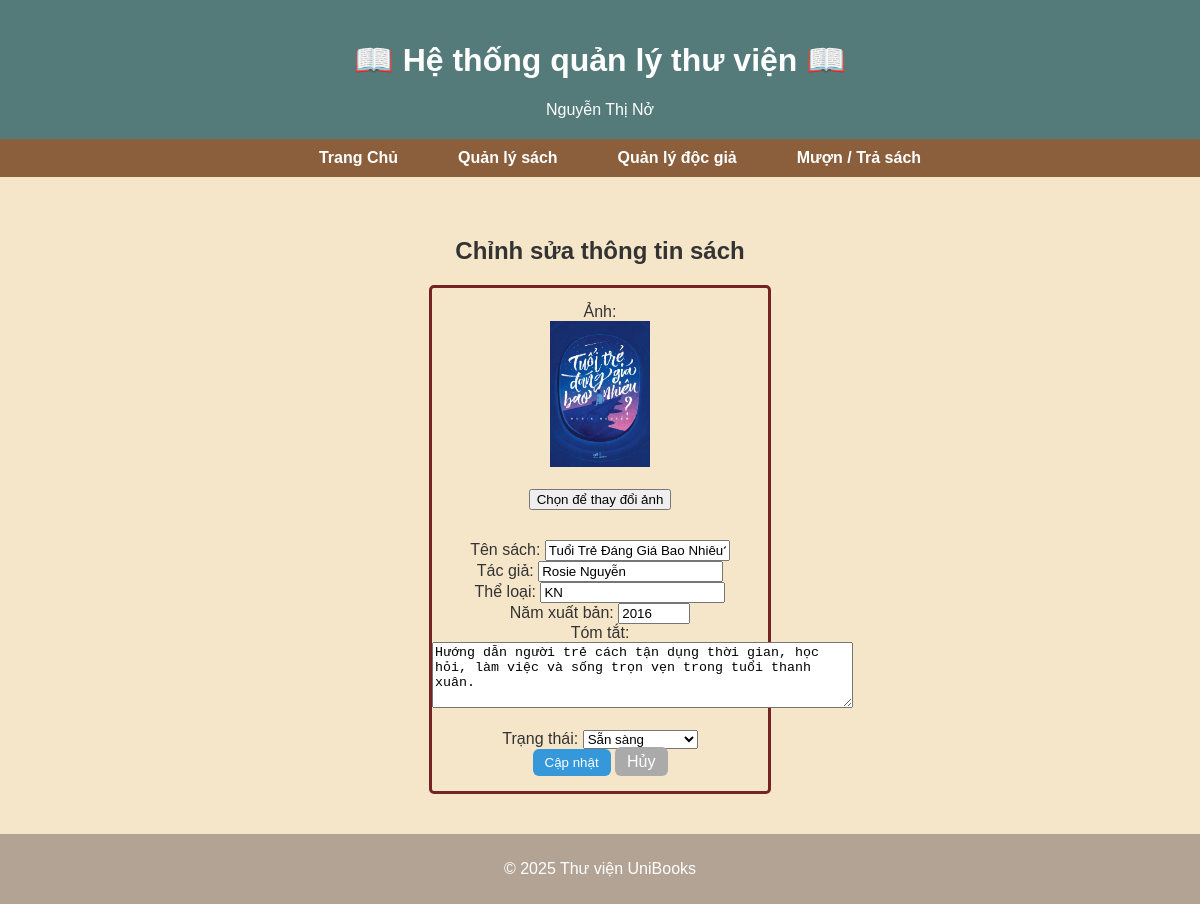
The page /books/books_edit.php?id=KN_03 (signed in) on the database its author committed.
### tables this page shows
CREATE TABLE `books` (
  `id` varchar(11) NOT NULL,
  `images` varchar(500) DEFAULT NULL,
  `title` varchar(255) DEFAULT NULL,
  `author` varchar(255) DEFAULT NULL,
  `category` varchar(100) DEFAULT NULL,
  `publish_year` int(11) DEFAULT NULL,
  `summary` text DEFAULT NULL,
  `status` enum('available','borrowed') DEFAULT 'available'
);

### books/books_edit.php (the view, shortened to what this page needs)
<?php
require_once '../database/db.php';
$book = null;
if ($_SERVER['REQUEST_METHOD'] === 'GET') {
    if (isset($_GET['id'])) {
        $book_id = $_GET['id'];
        try {
            $stmt = $pdo->prepare("SELECT * FROM books WHERE id = ?");
            $stmt->execute([$book_id]);
            $book = $stmt->fetch(PDO::FETCH_ASSOC);
        } catch (PDOException $e) {
            $error_message = "Lỗi truy vấn dữ liệu: " . $e->getMessage();
        }
    } else {
        $error_message = "Sách không hợp lệ.";
    }
}
?>
<?php include("../includes/header.php"); ?>
<?php include("../includes/nav.php"); ?>
<main>
    <link rel="stylesheet" href="../assets/styles.css">
    <h2>Chỉnh sửa thông tin sách</h2>
    <?php if ($book): ?>
        <form class="form-edit-book" action="books_edit.php?id=<?= htmlspecialchars($book['id']) ?>"
            method="POST" enctype="multipart/form-data">
            <div class="container-edit-book">
                <div class="form-group-img">
                    <label>Ảnh:</label><br>
                    <img class ="images" name="images" src="<?= htmlspecialchars($book['images']) ?>"><br><br>
                    <button type ="button" class="btn-change-img">Chọn để thay đổi ảnh</button>
                </div>
                <div class="information-edit-book">
                    <div class="form-group-information">
                        <label for="title">Tên sách:</label>
                        <input type="text" id="title" name="title"
                        value="<?= htmlspecialchars($book['title']) ?>" required>
                    </div>
                    <div class="form-group-information">
                        <label for="author">Tác giả:</label>
                        <input type="text" id="author" name="author"
                        value="<?= htmlspecialchars($book['author']) ?>" required>
                    </div>
                    <div class="form-group-information">
                        <label for="category">Thể loại:</label>
                        <input type="text" id="category" name="category"
                        value="<?= htmlspecialchars($book['category']) ?>" required>
                    </div>
                    <div class="form-group-information">
                        <label for="publish_year">Năm xuất bản:</label>
                        <input type="number" id="publish_year" name="publish_year"
                            min="1000" max="<?= date('Y') + 1 ?>"
                            value="<?= htmlspecialchars($book['publish_year']) ?>" required>
                    </div>
                    <div class="form-group-information">
                        <label>Tóm tắt:</label><br>
                        <textarea name="summary" rows="4" cols="50"><?= htmlspecialchars($book['summary']) ?></textarea><br><br>
                    </div>
                    <div class="form-group-information">
                        <label for="status">Trạng thái:</label>
                        <select id="status" name="status" required>
                            <option value="available" <?= $book['status'] === 'available' ? 'selected' : '' ?>>
                                Sẵn sàng
                            </option>
                        </select>
                    </div>
                    <div class="form-group-information">
                        <input type="submit" value="Cập nhật" class="btn">
                        <a href="books_list.php" class="btn" style="background-color: #aaa;">Hủy</a>
                    </div>
                </div>
            </div>
        </form>
    <?php endif; ?>
</main>
<?php include("../includes/footer.php"); ?>

### assets/styles.css (style rules this page uses)
:root { --bg-img: url('../public/BG-img-register.jpg');; }
body { font-family: Arial, sans-serif; background-color: #F5E6CA; color: #333; margin: 0; padding: 0; }
main { text-align: center; padding: 40px; }
.form-edit-book { display: flex; width: 100%; justify-content: center; }
.container-edit-book { width: 30%; height: fit-content; border-radius: 5px; border: 3px solid rgb(116, 36, 36); padding: 15px 0; }
.container-edit-book img { width: 100px; }
.form-group-img { margin-bottom: 30px; }
.btn { padding: 6px 12px; background-color: #3498db; color: white; border: none; border-radius: 6px; text-decoration: none; }

### rows shown on the page
books: images (picture), title "Tuổi Trẻ Đáng Giá Bao Nhiêu?", author "Rosie Nguyễn", category "KN", publish_year "2016", summary "Hướng dẫn người trẻ cách tận dụng thời gian, học hỏi, làm việc và sống trọn vẹn trong tuổi thanh xuân.", status "Sẵn sàng"

### other values the page prints
$_SESSION['username'] "Nguyễn Thị Nở"
